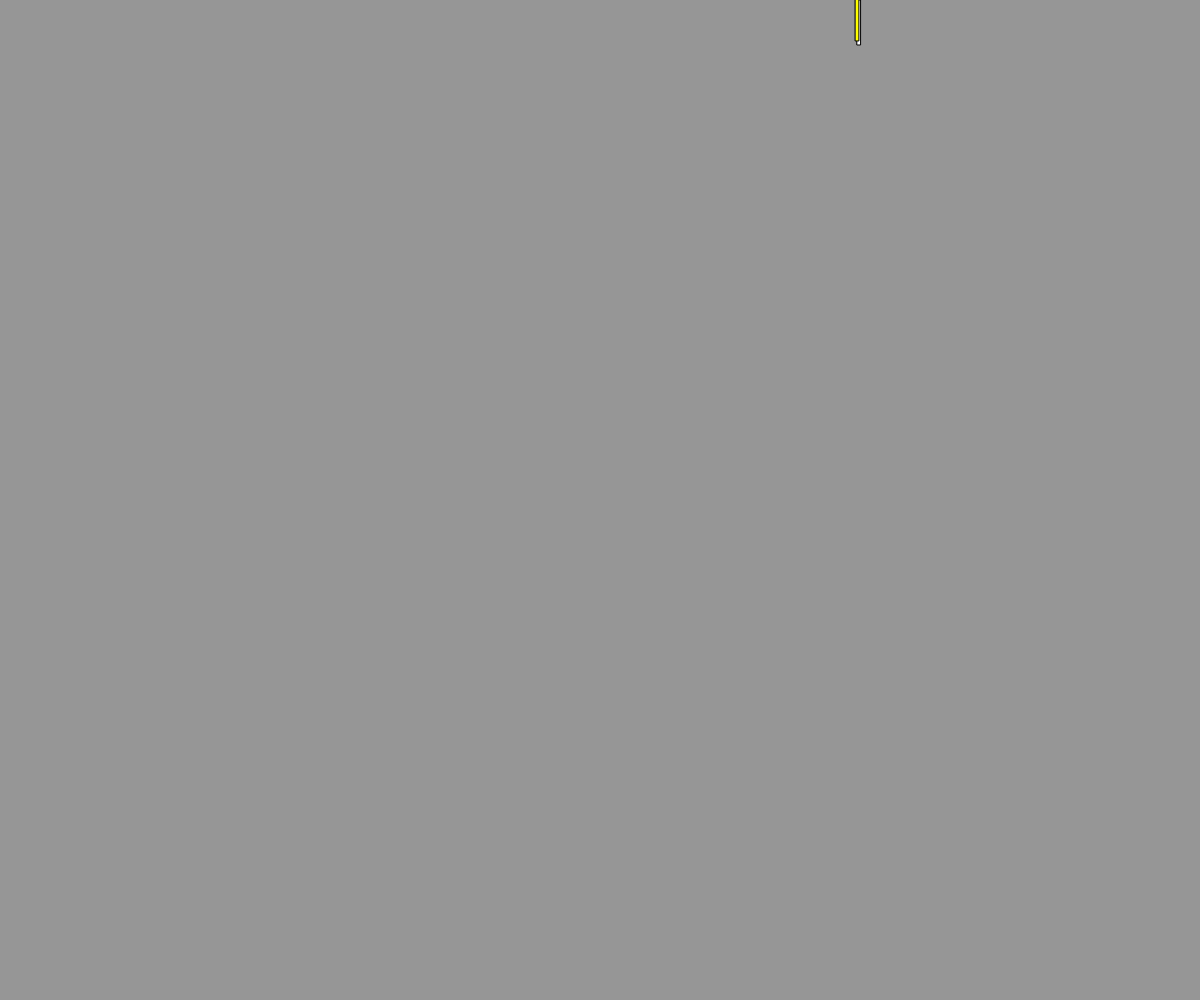
Frame 1 (no input)
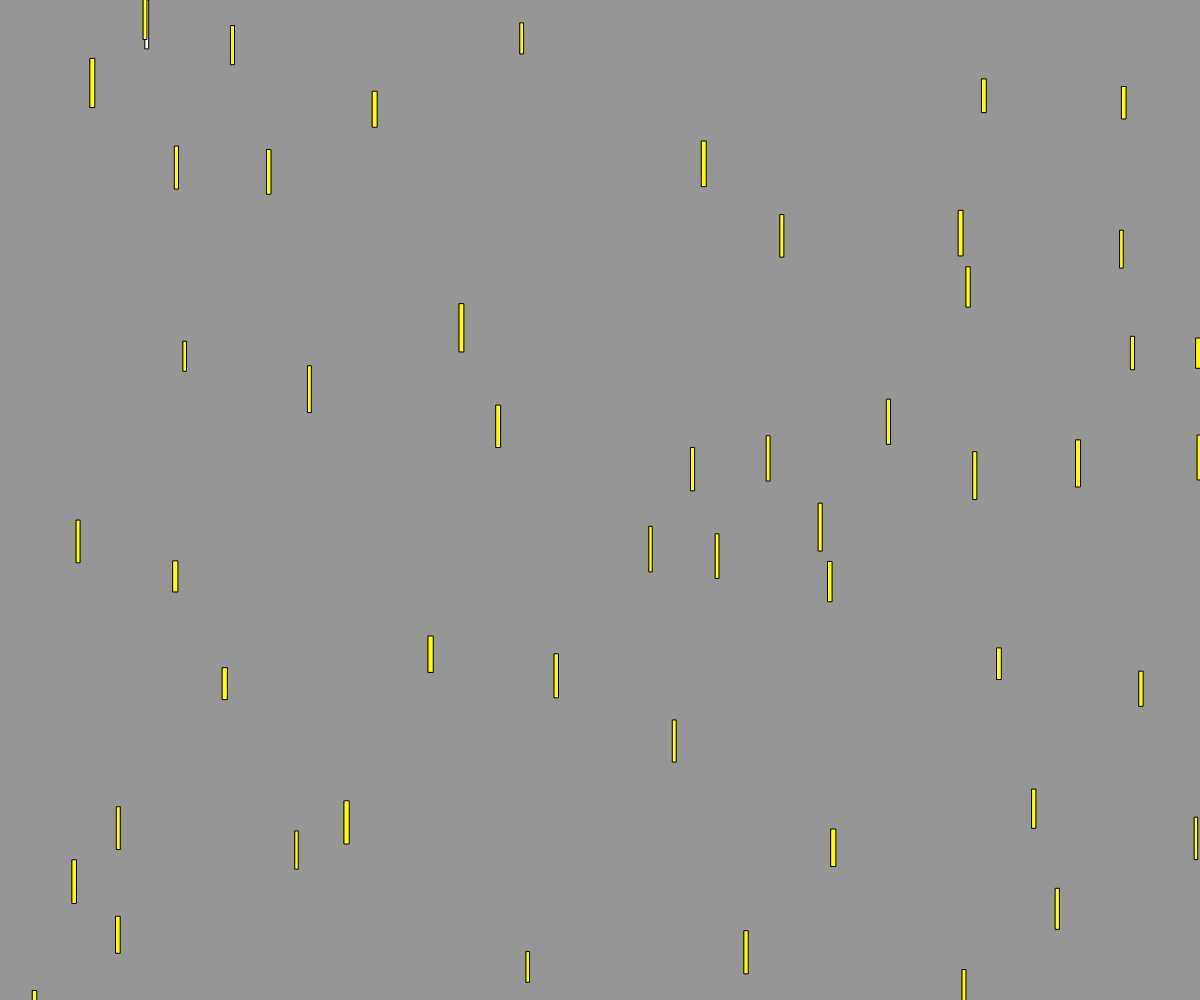
Frame 60 (no input)
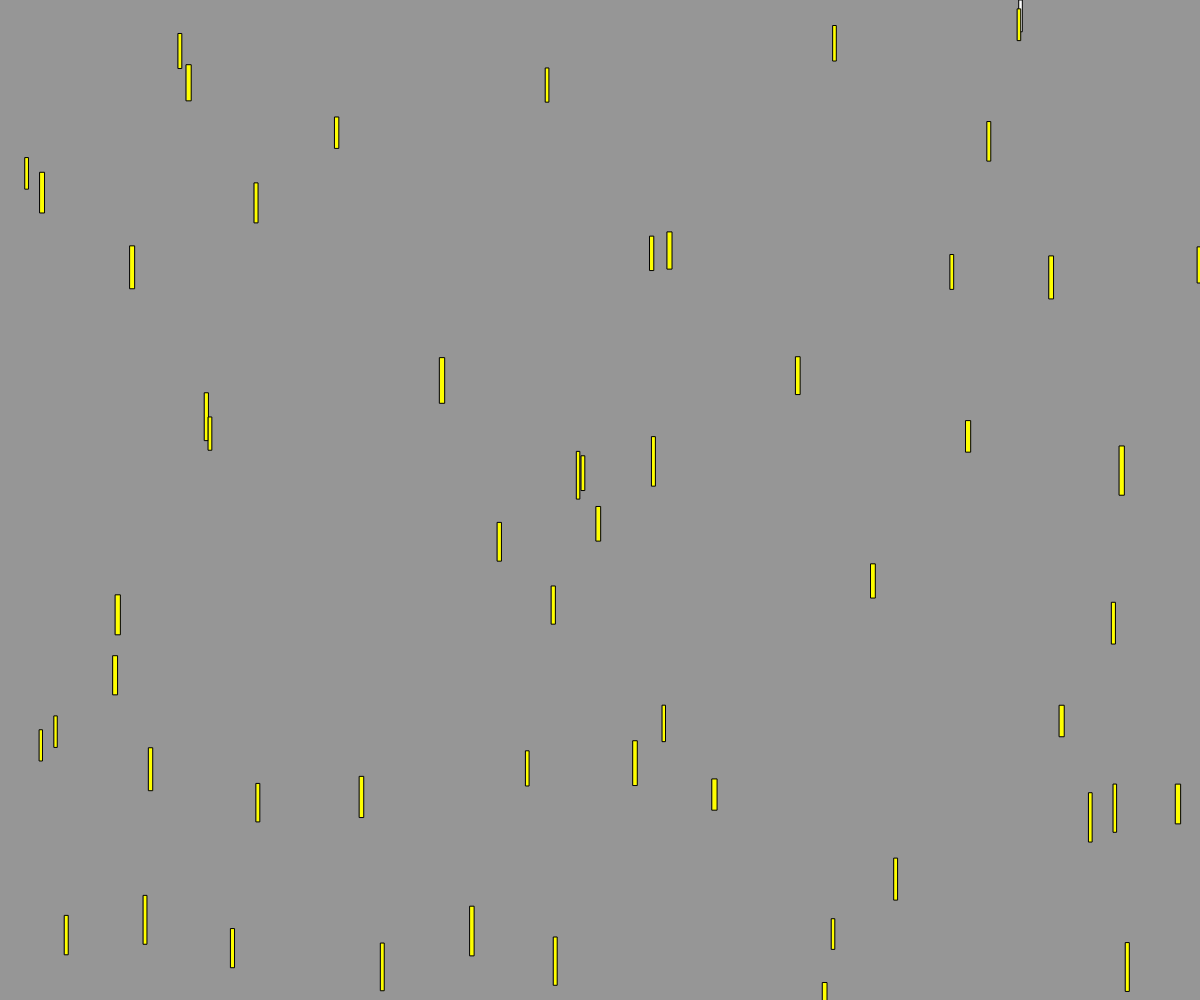
Frame 120 (the mouse pressed at the canvas centre since frame 60)

The p5.js sketch that drew these frames (run headless with seeded random() and noise() and a simulated clock; from frame 60 on, the mouse is pressed at the canvas centre):

// p5.js sketch
// ── sketch.js
var raindrops = [];

function setup() {
  createCanvas(windowWidth,windowHeight);
}

function draw() {
  background(150); 

  if(frameCount % 1 === 0){
    var raindrop = new Raindrop(random(0, windowWidth), 0, random(3,5), random(30, 50));
    raindrops.push(raindrop);
  }

  for(var i = 0; i < raindrops.length; i++){
    raindrops[i].fall();
    raindrops[i].display();
  }
}
// ── baseclass.js
class baseClass{
   constructor(x,y,width,height){
     this.body = rect(x,y,width,height);
     this.height = height;
     this.width = width;
     this.x = x;
     this.y = y;
   }
   
    display(){
        push();
        fill("yellow");
        rectMode(CENTER);
        rect(this.x, this.y, this.width,this.height);
        pop();
    }
}
// ── raindrops.js
class Raindrop extends baseClass{
    constructor(x,y,width,height){
        super(x,y,width,height);
        this.speed=random(15,25);
      
    }
    fall(){
        this.y =this.y+this.speed;
    }
}
